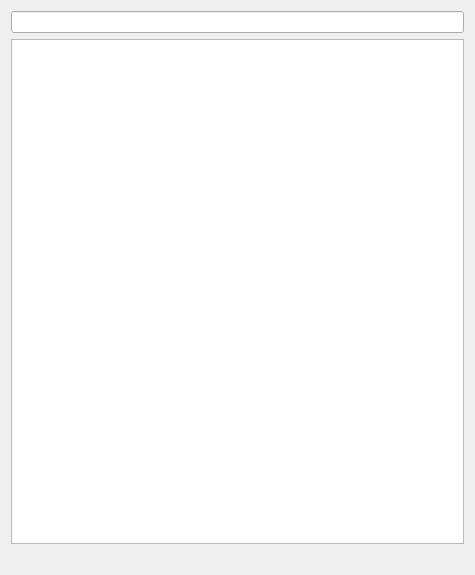
<?xml version="1.0" encoding="UTF-8"?>
<ui version="4.0">
 <class>GeoBarcelonaAddressTab</class>
 <widget class="QWidget" name="GeoBarcelonaAddressTab">
  <property name="geometry">
   <rect>
    <x>0</x>
    <y>0</y>
    <width>475</width>
    <height>575</height>
   </rect>
  </property>
  <property name="sizePolicy">
   <sizepolicy hsizetype="Expanding" vsizetype="Expanding">
    <horstretch>0</horstretch>
    <verstretch>0</verstretch>
   </sizepolicy>
  </property>
  <property name="windowTitle">
   <string>Form</string>
  </property>
  <layout class="QVBoxLayout" name="verticalLayout">
   <item>
    <widget class="QLineEdit" name="txtSearch">
     <property name="clearButtonEnabled">
      <bool>true</bool>
     </property>
    </widget>
   </item>
   <item>
    <widget class="QTableWidget" name="tblResult">
     <property name="enabled">
      <bool>true</bool>
     </property>
     <property name="sizePolicy">
      <sizepolicy hsizetype="Expanding" vsizetype="Expanding">
       <horstretch>0</horstretch>
       <verstretch>0</verstretch>
      </sizepolicy>
     </property>
     <property name="mouseTracking">
      <bool>true</bool>
     </property>
     <property name="midLineWidth">
      <number>-4</number>
     </property>
     <property name="editTriggers">
      <set>QAbstractItemView::NoEditTriggers</set>
     </property>
     <property name="alternatingRowColors">
      <bool>true</bool>
     </property>
     <property name="selectionMode">
      <enum>QAbstractItemView::SingleSelection</enum>
     </property>
     <property name="selectionBehavior">
      <enum>QAbstractItemView::SelectItems</enum>
     </property>
     <property name="showGrid">
      <bool>true</bool>
     </property>
     <property name="sortingEnabled">
      <bool>false</bool>
     </property>
     <property name="cornerButtonEnabled">
      <bool>true</bool>
     </property>
     <property name="columnCount">
      <number>0</number>
     </property>
    </widget>
   </item>
   <item>
    <widget class="QLabel" name="lblResult">
     <property name="enabled">
      <bool>true</bool>
     </property>
     <property name="sizePolicy">
      <sizepolicy hsizetype="Minimum" vsizetype="Minimum">
       <horstretch>0</horstretch>
       <verstretch>0</verstretch>
      </sizepolicy>
     </property>
     <property name="maximumSize">
      <size>
       <width>16777215</width>
       <height>16777215</height>
      </size>
     </property>
     <property name="autoFillBackground">
      <bool>false</bool>
     </property>
     <property name="text">
      <string/>
     </property>
     <property name="textFormat">
      <enum>Qt::AutoText</enum>
     </property>
    </widget>
   </item>
  </layout>
 </widget>
 <resources/>
 <connections/>
</ui>
